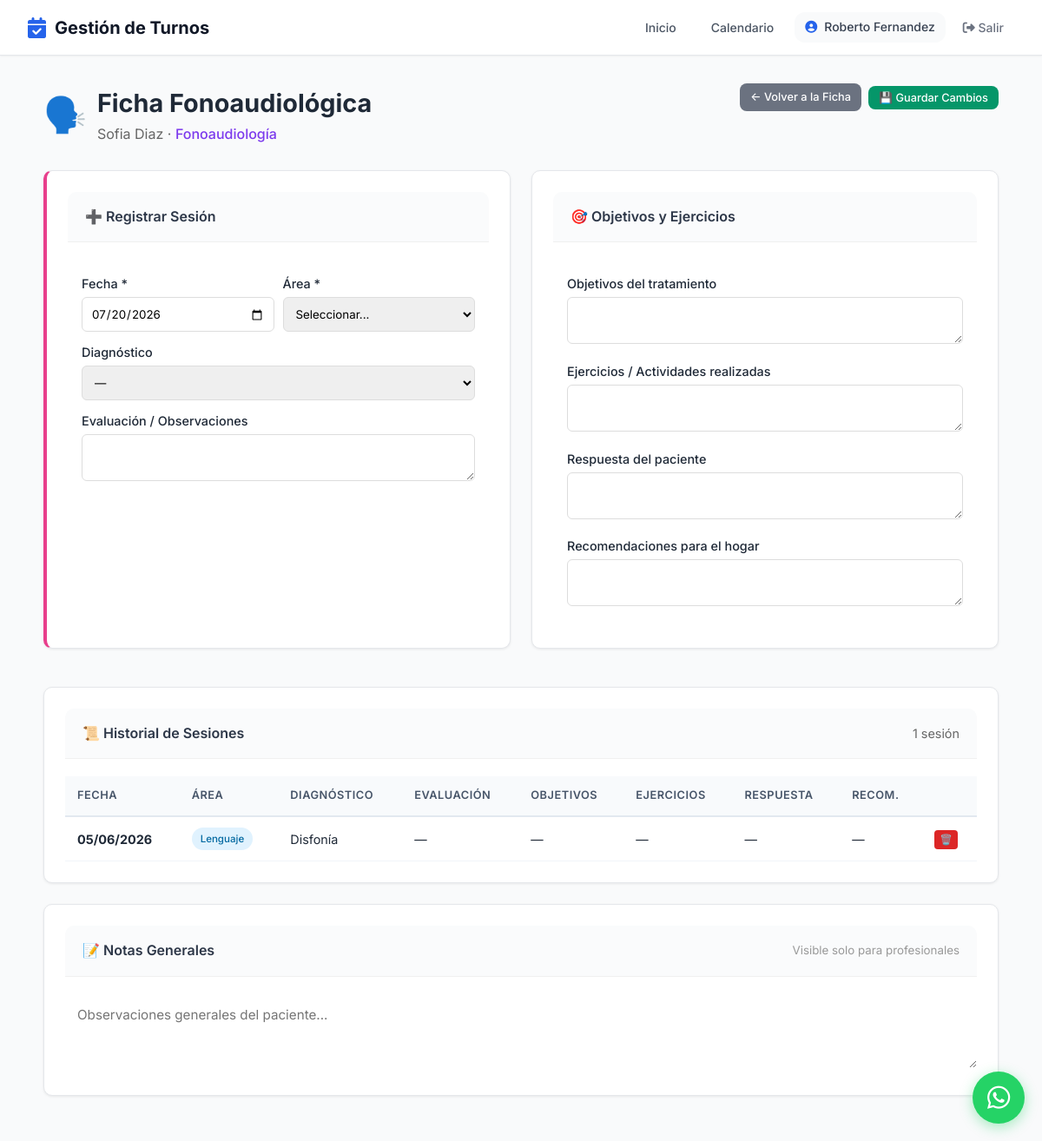
Page /pacientes/69/ficha-tecnica/ (signed in) on the earlier database version.
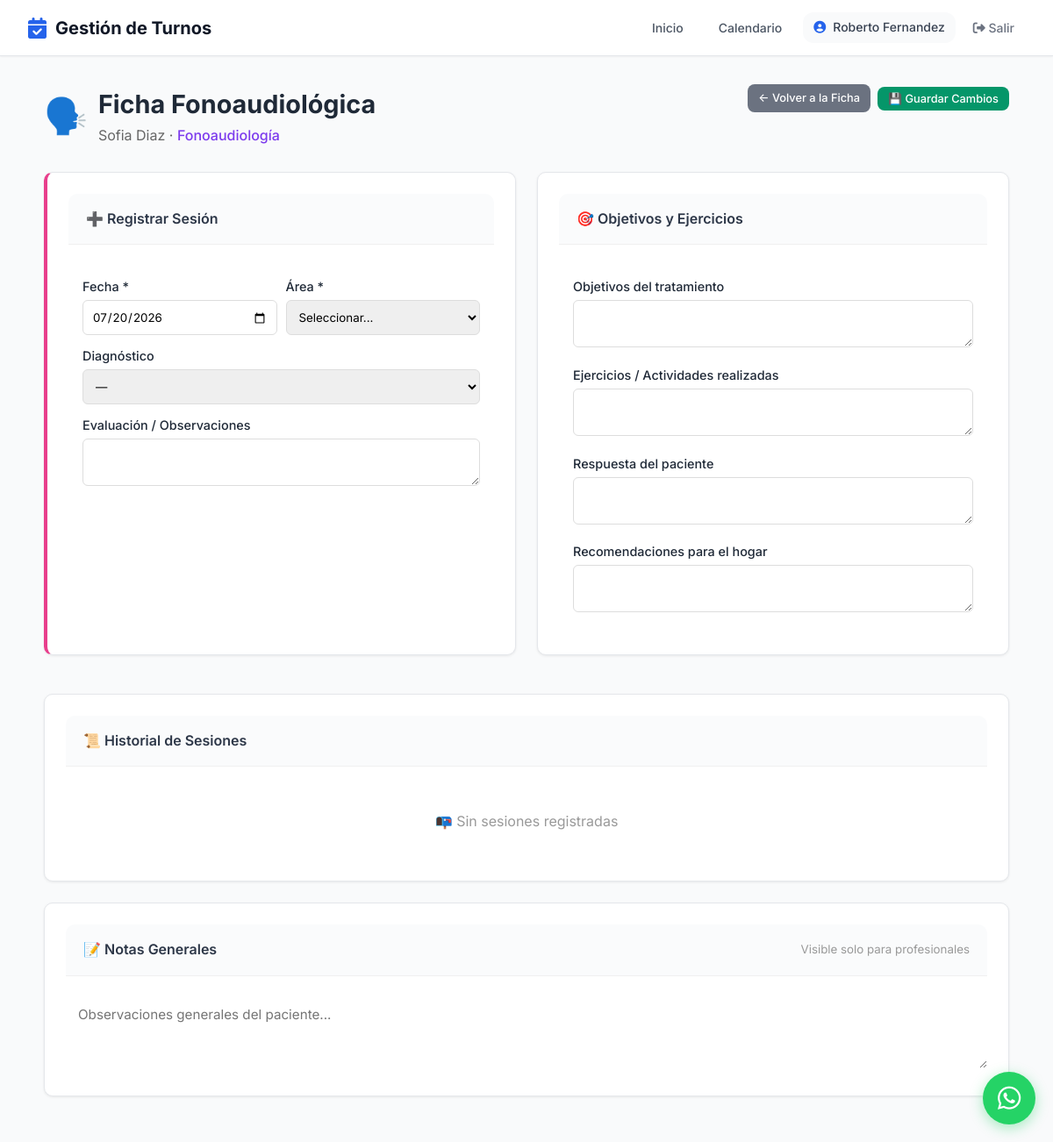
Same page on the later database version.
### historias_clinicas/models.py (models this page shows, shortened)
class EvaluacionFonoaudiologica(models.Model):
    paciente = models.ForeignKey(
        'pacientes.Paciente',
        on_delete=models.CASCADE,
        related_name='evaluaciones_fonoaudiologicas'
    )
    profesional = models.ForeignKey(
        'profesionales.Profesional',
        on_delete=models.SET_NULL,
        null=True,
        related_name='evaluaciones_fono'
    )
    fecha = models.DateField(default=date.today)
    AREAS = [
        ('lenguaje', 'Lenguaje'),
        ('habla', 'Habla'),
        ('voz', 'Voz'),
        ('deglucion', 'Deglución'),
        ('audicion', 'Audición'),
        ('aprendizaje', 'Aprendizaje'),
        ('otra', 'Otra'),
    ]
    area = models.CharField(max_length=20, choices=AREAS, verbose_name='Área')
    DIAGNOSTICOS = [
        ('retraso_lenguaje', 'Retraso del lenguaje'),
        ('trastorno_habla', 'Trastorno del habla'),
        ('disfonia', 'Disfonía'),
        ('disfagia', 'Disfagia'),
        ('tartamudez', 'Tartamudez'),
        ('trastorno_aprendizaje', 'Trastorno del aprendizaje'),
        ('hipoacusia', 'Hipoacusia'),
        ('otro', 'Otro'),
    ]
    diagnostico = models.CharField(max_length=30, choices=DIAGNOSTICOS, blank=True)
    evaluacion = models.TextField(blank=True, verbose_name='Evaluación / Observaciones')
    objetivos = models.TextField(blank=True, verbose_name='Objetivos del tratamiento')
    ejercicios = models.TextField(blank=True, verbose_name='Ejercicios / Actividades realizadas')
    respuesta_paciente = models.TextField(blank=True, verbose_name='Respuesta del paciente')
    recomendaciones = models.TextField(blank=True, verbose_name='Recomendaciones para el hogar')
    creado = models.DateTimeField(auto_now_add=True)
    class Meta:
        ordering = ['-fecha']
        verbose_name = 'Evaluación Fonoaudiológica'
        verbose_name_plural = 'Evaluaciones Fonoaudiológicas'

### pacientes/views.py (the view, shortened to what this page needs)
# urls.py: path('<int:paciente_id>/ficha-tecnica/', views.ficha_tecnica, name='ficha_tecnica'),
@login_required
def ficha_tecnica(request, paciente_id):
    if request.user.rol not in ['profesional', 'secretaria']:
        messages.error(request, 'No tenés acceso.')
        return redirect('home')
    paciente = get_object_or_404(Paciente, id=paciente_id)
    if request.user.rol == 'profesional':
        profesional = get_object_or_404(Profesional, usuario=request.user)
    else:
        profesional = Profesional.objects.first()
    ficha_tecnica, created = FichaTecnica.objects.get_or_create(
        paciente=paciente,
        defaults={
            'profesional': profesional,
            'especialidad': profesional.especialidad if profesional else 'general'
        }
    )
    templates_por_especialidad = {
    'odontologia': 'pacientes/fichas_especialidades/odontologia.html',
    'kinesiologia': 'pacientes/fichas_especialidades/kinesiologia.html',
    'nutricion': 'pacientes/fichas_especialidades/nutricion.html',
    'fonoaudiologia': 'pacientes/fichas_especialidades/fonoaudiologia.html',
    }
    especialidad = profesional.especialidad if profesional else 'general'
    template = templates_por_especialidad.get(
        especialidad,
        'pacientes/fichas_especialidades/default.html'
    )
    context = {
        'paciente': paciente,
        'ficha_tecnica': ficha_tecnica,
        'profesional': profesional,
        'hoy': date.today(),
        'notas': paciente.notas_clinicas.all(),
        'consultas': paciente.consultas_nutricionales.all() if especialidad == 'nutricion' else None,
        'evaluaciones': paciente.evaluaciones_fonoaudiologicas.all() if especialidad == 'fonoaudiologia' else None,
    }
    return render(request, template, context)

### core_app/models.py (called while the page is built)
    @property
    def nombre_completo(self):
        return f"{self.nombre} {self.apellido}"

### pacientes/templates/pacientes/fichas_especialidades/fonoaudiologia.html (shortened to what the changed rows need)
{% extends 'pacientes/fichas_especialidades/base_ficha_tecnica.html' %}
{% block ficha_titulo %}Ficha Fonoaudiológica{% endblock %}
{% block ficha_contenido %}
<div class="card" style="margin-top: 24px;">
    <div class="card-header flex-between">
        <h3 class="card-title">📜 Historial de Sesiones</h3>
        {% if evaluaciones %}
        <span style="color: #666; font-size: 0.9em;">{{ evaluaciones.count }} sesión{{ evaluaciones.count|pluralize:"es" }}</span>
        {% endif %}
    </div>
    {% if evaluaciones %}
    <div class="table-container">
        <table>
            <thead>
                <tr>
                    <th>Fecha</th>
                    <th>Área</th>
                    <th>Diagnóstico</th>
                    <th>Evaluación</th>
                    <th>Objetivos</th>
                    <th>Ejercicios</th>
                    <th>Respuesta</th>
                    <th>Recom.</th>
                    <th></th>
                </tr>
            </thead>
            <tbody>
                {% for e in evaluaciones %}
                <tr>
                    <td><strong>{{ e.fecha|date:"d/m/Y" }}</strong></td>
                    <td><span class="badge badge-info">{{ e.get_area_display }}</span></td>
                    <td>{{ e.get_diagnostico_display|default:"—" }}</td>
                    <td>
                        {% if e.evaluacion %}
                        <span class="tooltip-cell" data-tooltip="{{ e.evaluacion|escapejs }}">
                            {{ e.evaluacion|truncatechars:30 }}
                        </span>
                        {% else %}—{% endif %}
                    </td>
                    <td>
                        {% if e.objetivos %}
                        <span class="tooltip-cell" data-tooltip="{{ e.objetivos|escapejs }}">
                            {{ e.objetivos|truncatechars:30 }}
                        </span>
                        {% else %}—{% endif %}
                    </td>
                    <td>
                        {% if e.ejercicios %}
                        <span class="tooltip-cell" data-tooltip="{{ e.ejercicios|escapejs }}">
                            {{ e.ejercicios|truncatechars:30 }}
                        </span>
                        {% else %}—{% endif %}
                    </td>
                    <td>
                        {% if e.respuesta_paciente %}
                        <span class="tooltip-cell" data-tooltip="{{ e.respuesta_paciente|escapejs }}">
                            {{ e.respuesta_paciente|truncatechars:30 }}
                        </span>
                        {% else %}—{% endif %}
                    </td>
                    <td>
                        {% if e.recomendaciones %}
                        <span class="tooltip-cell" data-tooltip="{{ e.recomendaciones|escapejs }}">
                            {{ e.recomendaciones|truncatechars:30 }}
                        </span>
                        {% else %}—{% endif %}
                    </td>
                    <td>
                        <a href="{% url 'eliminar_evaluacion_fono' e.id %}"
                           class="btn btn-danger btn-xs"
                           onclick="return confirm('¿Eliminar esta sesión?')"
                           style="padding: 2px 6px; font-size: 0.8em;">🗑️</a>
                    </td>
                </tr>
                {% endfor %}
            </tbody>
        </table>
    </div>
    {% else %}
    <div style="text-align: center; padding: 30px; color: #999;">
        <p>📭 Sin sesiones registradas</p>
    </div>
    {% endif %}
</div>
{% endblock %}

Differences in the rows shown:
removed EvaluacionFonoaudiologica: fecha "05/06/2026", area "Lenguaje", diagnostico "Disfonía"
Other differences:
{{ evaluaciones.count }}: "1" → (not shown)
text no longer shown: "sesión FECHA ÁREA DIAGNÓSTICO EVALUACIÓN OBJETIVOS EJERCICIOS RESPUESTA RECOM."
text now shown: "📭 Sin sesiones registradas"
